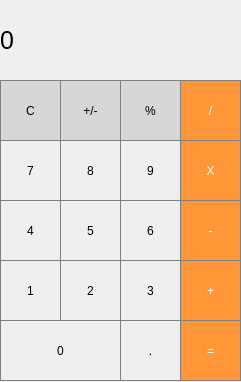
<?xml version="1.0" encoding="UTF-8"?>
<ui version="4.0">
 <class>MainWindow</class>
 <widget class="QMainWindow" name="MainWindow">
  <property name="enabled">
   <bool>true</bool>
  </property>
  <property name="geometry">
   <rect>
    <x>0</x>
    <y>0</y>
    <width>241</width>
    <height>382</height>
   </rect>
  </property>
  <property name="baseSize">
   <size>
    <width>0</width>
    <height>0</height>
   </size>
  </property>
  <property name="windowTitle">
   <string>MainWindow</string>
  </property>
  <widget class="QWidget" name="centralwidget">
   <property name="font">
    <font>
     <kerning>true</kerning>
    </font>
   </property>
   <widget class="QLabel" name="label">
    <property name="geometry">
     <rect>
      <x>0</x>
      <y>0</y>
      <width>241</width>
      <height>81</height>
     </rect>
    </property>
    <property name="font">
     <font>
      <pointsize>19</pointsize>
     </font>
    </property>
    <property name="styleSheet">
     <string notr="true">QLabel {
  qproperty-alignment: 'AlignVCenter | AlignRight';
  border: 1px solid gray;
}

background-color : white;</string>
    </property>
    <property name="text">
     <string>0</string>
    </property>
   </widget>
   <widget class="QPushButton" name="pushButton_c">
    <property name="geometry">
     <rect>
      <x>0</x>
      <y>80</y>
      <width>61</width>
      <height>61</height>
     </rect>
    </property>
    <property name="styleSheet">
     <string notr="true">/* (Clear,+/-,%,. buttons) Unary Operations Buttons Stylesheet */

QPushButton {
  background-color: rgb(215, 215, 215);
  border: 1px solid gray;
}
QPushButton:pressed {
    background-color: qlineargradient(x1: 0, y1: 0, x2: 0, y2: 1,
                                      stop: 0 #BEBEBE, stop: 1 #D7D7D7);
}
/* End Unary Operations Buttons Stylesheet */</string>
    </property>
    <property name="text">
     <string>C</string>
    </property>
   </widget>
   <widget class="QPushButton" name="pushButton_plusMinus">
    <property name="geometry">
     <rect>
      <x>60</x>
      <y>80</y>
      <width>61</width>
      <height>61</height>
     </rect>
    </property>
    <property name="styleSheet">
     <string notr="true">/* (Clear,+/-,%,. buttons) Unary Operations Buttons Stylesheet */

QPushButton {
  background-color: rgb(215, 215, 215);
  border: 1px solid gray;
}
QPushButton:pressed {
    background-color: qlineargradient(x1: 0, y1: 0, x2: 0, y2: 1,
                                      stop: 0 #BEBEBE, stop: 1 #D7D7D7);
}
/* End Unary Operations Buttons Stylesheet */</string>
    </property>
    <property name="text">
     <string>+/-</string>
    </property>
   </widget>
   <widget class="QPushButton" name="pushButton_percent">
    <property name="geometry">
     <rect>
      <x>120</x>
      <y>80</y>
      <width>61</width>
      <height>61</height>
     </rect>
    </property>
    <property name="styleSheet">
     <string notr="true">/* (Clear,+/-,%,. buttons) Unary Operations Buttons Stylesheet */

QPushButton {
  background-color: rgb(215, 215, 215);
  border: 1px solid gray;
}
QPushButton:pressed {
    background-color: qlineargradient(x1: 0, y1: 0, x2: 0, y2: 1,
                                      stop: 0 #BEBEBE, stop: 1 #D7D7D7);
}
/* End Unary Operations Buttons Stylesheet */</string>
    </property>
    <property name="text">
     <string>%</string>
    </property>
   </widget>
   <widget class="QPushButton" name="pushButton_divide">
    <property name="geometry">
     <rect>
      <x>180</x>
      <y>80</y>
      <width>61</width>
      <height>61</height>
     </rect>
    </property>
    <property name="styleSheet">
     <string notr="true">/* (Orange buttons) Operations Buttons Stylesheet */
QPushButton {
  background-color: rgb(255, 151, 57);
  color: white; 
  border: 1px solid gray;
}

QPushButton:pressed {
    background-color: qlineargradient(x1: 0, y1: 0, x2: 0, y2: 1,
                                      stop: 0 #FF7832, stop: 1 #FF9739);
}</string>
    </property>
    <property name="text">
     <string>/</string>
    </property>
   </widget>
   <widget class="QPushButton" name="pushButton_add">
    <property name="geometry">
     <rect>
      <x>180</x>
      <y>260</y>
      <width>61</width>
      <height>61</height>
     </rect>
    </property>
    <property name="styleSheet">
     <string notr="true">/* (Orange buttons) Operations Buttons Stylesheet */
QPushButton {
  background-color: rgb(255, 151, 57);
  color: white; 
  border: 1px solid gray;
}

QPushButton:pressed {
    background-color: qlineargradient(x1: 0, y1: 0, x2: 0, y2: 1,
                                      stop: 0 #FF7832, stop: 1 #FF9739);
}</string>
    </property>
    <property name="text">
     <string>+</string>
    </property>
   </widget>
   <widget class="QPushButton" name="pushButton_2">
    <property name="geometry">
     <rect>
      <x>60</x>
      <y>260</y>
      <width>61</width>
      <height>61</height>
     </rect>
    </property>
    <property name="styleSheet">
     <string notr="true">/* Digits 0-9 Stylesheet */
QPushButton {
   border: 1px solid gray;
}
QPushButton:pressed {
    background-color: qlineargradient(x1: 0, y1: 0, x2: 0, y2: 1,
                                      stop: 0 #dadbde, stop: 1 #f6f7fa);
}

/* End Digits 0-9 Stylesheet */</string>
    </property>
    <property name="text">
     <string>2</string>
    </property>
   </widget>
   <widget class="QPushButton" name="pushButton_3">
    <property name="geometry">
     <rect>
      <x>120</x>
      <y>260</y>
      <width>61</width>
      <height>61</height>
     </rect>
    </property>
    <property name="styleSheet">
     <string notr="true">/* Digits 0-9 Stylesheet */
QPushButton {
   border: 1px solid gray;
}
QPushButton:pressed {
    background-color: qlineargradient(x1: 0, y1: 0, x2: 0, y2: 1,
                                      stop: 0 #dadbde, stop: 1 #f6f7fa);
}

/* End Digits 0-9 Stylesheet */</string>
    </property>
    <property name="text">
     <string>3</string>
    </property>
   </widget>
   <widget class="QPushButton" name="pushButton_1">
    <property name="geometry">
     <rect>
      <x>0</x>
      <y>260</y>
      <width>61</width>
      <height>61</height>
     </rect>
    </property>
    <property name="styleSheet">
     <string notr="true">/* Digits 0-9 Stylesheet */
QPushButton {
   border: 1px solid gray;
}
QPushButton:pressed {
    background-color: qlineargradient(x1: 0, y1: 0, x2: 0, y2: 1,
                                      stop: 0 #dadbde, stop: 1 #f6f7fa);
}

/* End Digits 0-9 Stylesheet */</string>
    </property>
    <property name="text">
     <string>1</string>
    </property>
   </widget>
   <widget class="QPushButton" name="pushButton_substract">
    <property name="geometry">
     <rect>
      <x>180</x>
      <y>200</y>
      <width>61</width>
      <height>61</height>
     </rect>
    </property>
    <property name="styleSheet">
     <string notr="true">/* (Orange buttons) Operations Buttons Stylesheet */
QPushButton {
  background-color: rgb(255, 151, 57);
  color: white; 
  border: 1px solid gray;
}

QPushButton:pressed {
    background-color: qlineargradient(x1: 0, y1: 0, x2: 0, y2: 1,
                                      stop: 0 #FF7832, stop: 1 #FF9739);
}</string>
    </property>
    <property name="text">
     <string>-</string>
    </property>
   </widget>
   <widget class="QPushButton" name="pushButton_5">
    <property name="geometry">
     <rect>
      <x>60</x>
      <y>200</y>
      <width>61</width>
      <height>61</height>
     </rect>
    </property>
    <property name="styleSheet">
     <string notr="true">/* Digits 0-9 Stylesheet */
QPushButton {
   border: 1px solid gray;
}
QPushButton:pressed {
    background-color: qlineargradient(x1: 0, y1: 0, x2: 0, y2: 1,
                                      stop: 0 #dadbde, stop: 1 #f6f7fa);
}

/* End Digits 0-9 Stylesheet */</string>
    </property>
    <property name="text">
     <string>5</string>
    </property>
   </widget>
   <widget class="QPushButton" name="pushButton_6">
    <property name="geometry">
     <rect>
      <x>120</x>
      <y>200</y>
      <width>61</width>
      <height>61</height>
     </rect>
    </property>
    <property name="styleSheet">
     <string notr="true">/* Digits 0-9 Stylesheet */
QPushButton {
   border: 1px solid gray;
}
QPushButton:pressed {
    background-color: qlineargradient(x1: 0, y1: 0, x2: 0, y2: 1,
                                      stop: 0 #dadbde, stop: 1 #f6f7fa);
}

/* End Digits 0-9 Stylesheet */</string>
    </property>
    <property name="text">
     <string>6</string>
    </property>
   </widget>
   <widget class="QPushButton" name="pushButton_4">
    <property name="geometry">
     <rect>
      <x>0</x>
      <y>200</y>
      <width>61</width>
      <height>61</height>
     </rect>
    </property>
    <property name="styleSheet">
     <string notr="true">/* Digits 0-9 Stylesheet */
QPushButton {
   border: 1px solid gray;
}
QPushButton:pressed {
    background-color: qlineargradient(x1: 0, y1: 0, x2: 0, y2: 1,
                                      stop: 0 #dadbde, stop: 1 #f6f7fa);
}

/* End Digits 0-9 Stylesheet */</string>
    </property>
    <property name="text">
     <string>4</string>
    </property>
   </widget>
   <widget class="QPushButton" name="pushButton_multiply">
    <property name="geometry">
     <rect>
      <x>180</x>
      <y>140</y>
      <width>61</width>
      <height>61</height>
     </rect>
    </property>
    <property name="styleSheet">
     <string notr="true">/* (Orange buttons) Operations Buttons Stylesheet */
QPushButton {
  background-color: rgb(255, 151, 57);
  color: white; 
  border: 1px solid gray;
}

QPushButton:pressed {
    background-color: qlineargradient(x1: 0, y1: 0, x2: 0, y2: 1,
                                      stop: 0 #FF7832, stop: 1 #FF9739);
}</string>
    </property>
    <property name="text">
     <string>X</string>
    </property>
   </widget>
   <widget class="QPushButton" name="pushButton_8">
    <property name="geometry">
     <rect>
      <x>60</x>
      <y>140</y>
      <width>61</width>
      <height>61</height>
     </rect>
    </property>
    <property name="styleSheet">
     <string notr="true">/* Digits 0-9 Stylesheet */
QPushButton {
   border: 1px solid gray;
}
QPushButton:pressed {
    background-color: qlineargradient(x1: 0, y1: 0, x2: 0, y2: 1,
                                      stop: 0 #dadbde, stop: 1 #f6f7fa);
}

/* End Digits 0-9 Stylesheet */</string>
    </property>
    <property name="text">
     <string>8</string>
    </property>
   </widget>
   <widget class="QPushButton" name="pushButton_9">
    <property name="geometry">
     <rect>
      <x>120</x>
      <y>140</y>
      <width>61</width>
      <height>61</height>
     </rect>
    </property>
    <property name="styleSheet">
     <string notr="true">/* Digits 0-9 Stylesheet */
QPushButton {
   border: 1px solid gray;
}
QPushButton:pressed {
    background-color: qlineargradient(x1: 0, y1: 0, x2: 0, y2: 1,
                                      stop: 0 #dadbde, stop: 1 #f6f7fa);
}

/* End Digits 0-9 Stylesheet */</string>
    </property>
    <property name="text">
     <string>9</string>
    </property>
   </widget>
   <widget class="QPushButton" name="pushButton_7">
    <property name="geometry">
     <rect>
      <x>0</x>
      <y>140</y>
      <width>61</width>
      <height>61</height>
     </rect>
    </property>
    <property name="styleSheet">
     <string notr="true">/* Digits 0-9 Stylesheet */
QPushButton {
   border: 1px solid gray;
}
QPushButton:pressed {
    background-color: qlineargradient(x1: 0, y1: 0, x2: 0, y2: 1,
                                      stop: 0 #dadbde, stop: 1 #f6f7fa);
}

/* End Digits 0-9 Stylesheet */</string>
    </property>
    <property name="text">
     <string>7</string>
    </property>
   </widget>
   <widget class="QPushButton" name="pushButton_equals">
    <property name="geometry">
     <rect>
      <x>180</x>
      <y>320</y>
      <width>61</width>
      <height>61</height>
     </rect>
    </property>
    <property name="styleSheet">
     <string notr="true">/* (Orange buttons) Operations Buttons Stylesheet */
QPushButton {
  background-color: rgb(255, 151, 57);
  color: white; 
  border: 1px solid gray;
}

QPushButton:pressed {
    background-color: qlineargradient(x1: 0, y1: 0, x2: 0, y2: 1,
                                      stop: 0 #FF7832, stop: 1 #FF9739);
}</string>
    </property>
    <property name="text">
     <string>=</string>
    </property>
   </widget>
   <widget class="QPushButton" name="pushButton_decimal">
    <property name="geometry">
     <rect>
      <x>120</x>
      <y>320</y>
      <width>61</width>
      <height>61</height>
     </rect>
    </property>
    <property name="styleSheet">
     <string notr="true">/* Digits 0-9 Stylesheet */
QPushButton {
   border: 1px solid gray;
}
QPushButton:pressed {
    background-color: qlineargradient(x1: 0, y1: 0, x2: 0, y2: 1,
                                      stop: 0 #dadbde, stop: 1 #f6f7fa);
}

/* End Digits 0-9 Stylesheet */</string>
    </property>
    <property name="text">
     <string>.</string>
    </property>
   </widget>
   <widget class="QPushButton" name="pushButton_0">
    <property name="geometry">
     <rect>
      <x>0</x>
      <y>320</y>
      <width>121</width>
      <height>61</height>
     </rect>
    </property>
    <property name="styleSheet">
     <string notr="true">/* Digits 0-9 Stylesheet */
QPushButton {
   border: 1px solid gray;
}
QPushButton:pressed {
    background-color: qlineargradient(x1: 0, y1: 0, x2: 0, y2: 1,
                                      stop: 0 #dadbde, stop: 1 #f6f7fa);
}

/* End Digits 0-9 Stylesheet */</string>
    </property>
    <property name="text">
     <string>0</string>
    </property>
   </widget>
  </widget>
 </widget>
 <resources/>
 <connections/>
</ui>
